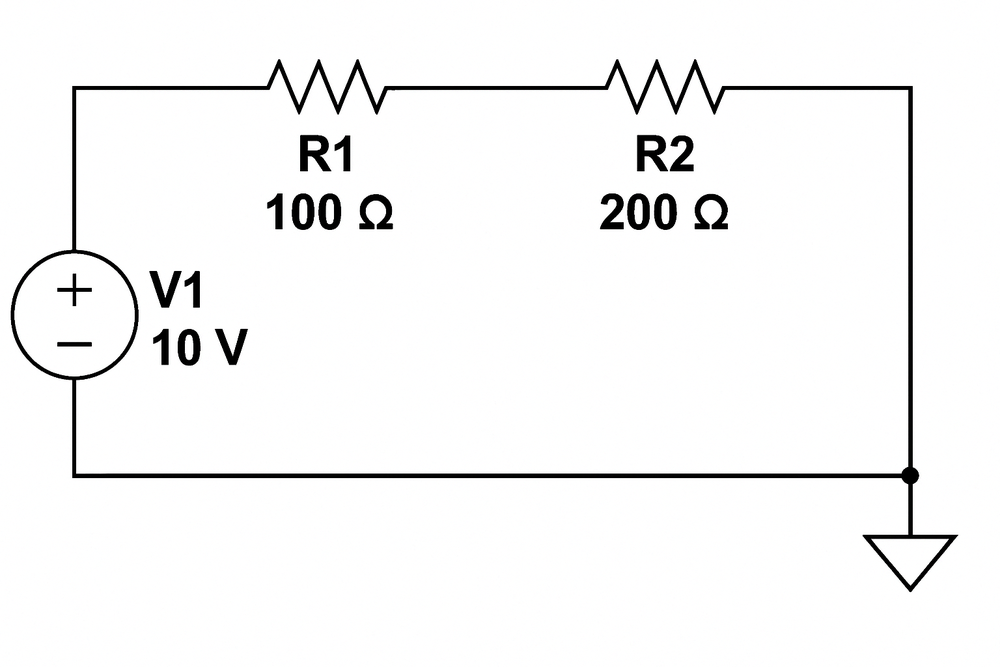
#> input picture images/circuit1.png, 1000 x 667 px, shrunk from 1536 x 1024 before the run
$ python -i ocr_reader.py   (imports and definitions only)
#> lines starting #> are read from the running program, lines starting #| are printed output that depends on the picture; after the words box and inside, x2 and y2 are one past the last pixel; in counts of white or black regions, pixels touching at a corner belong together
import cv2
import pytesseract
import os
import matplotlib.pyplot as plt

# Tesseract yolu
pytesseract.pytesseract.tesseract_cmd = r"C:\Program Files\Tesseract-OCR\tesseract.exe"

# OCR için özel ayarlar
custom_config = r'--oem 3 --psm 6 -c tessedit_char_whitelist=ABCDEFGHIJKLMNOPQRSTUVWXYZabcdefghijklmnopqrstuvwxyz0123456789Ω'

def read_text_from_image(image_path, save_output=True):
    """
    Reads an image, processes it and applies OCR to extract text.
    Returns OCR output as string.
    """
#> called with image_path = '../images/circuit1.png', save_output = True
    # Görseli oku (renkli)
    img = cv2.imread(image_path)
#> img is the input picture: shape (667, 1000, 3); mean B, G, R 245.9, 245.9, 245.9

    # 1️⃣ Griye çevir
    gray = cv2.cvtColor(img, cv2.COLOR_BGR2GRAY)

    # 2️⃣ Canny edge detection
    edges = cv2.Canny(gray, 100, 200)
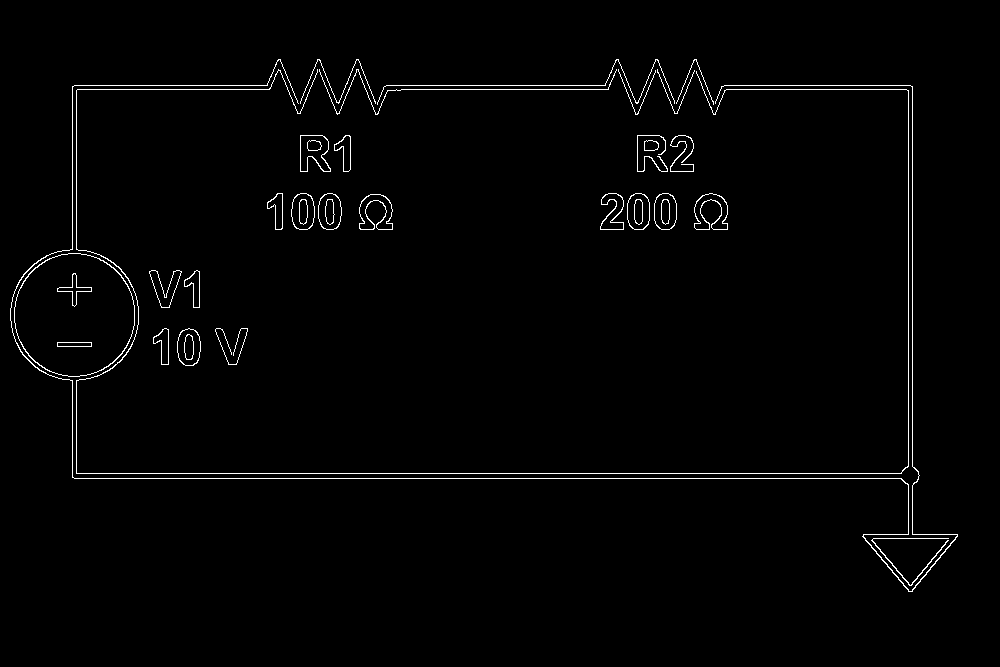
#> edges: shape (667, 1000); 1.5% white in thin lines or dots, all inside (x1, y1, x2, y2) = (10, 59, 958, 592)

    # 3️⃣ Görselleri sırayla göster
    plt.figure(figsize=(15, 5))

    plt.subplot(1, 3, 1)
    plt.title("Original")
    plt.imshow(cv2.cvtColor(img, cv2.COLOR_BGR2RGB))
    plt.axis("off")

    plt.subplot(1, 3, 2)
    plt.title("Grayscale")
    plt.imshow(gray, cmap='gray')
    plt.axis("off")

    plt.subplot(1, 3, 3)
    plt.title("Canny Edges")
    plt.imshow(edges, cmap='gray')
    plt.axis("off")

    plt.tight_layout()
    plt.show()
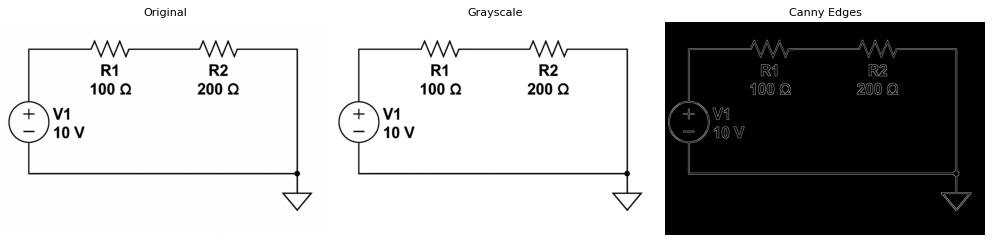
#> figure drawn by matplotlib, 3 panels

    # 4️⃣ OCR işlemi (gri görsel üzerinden)
#> (the run stopped early here; a loop or call above may not have finished)
